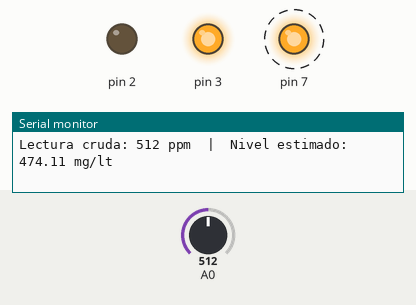
The sketch below on a simulated Arduino Uno, built with avr-gcc and run on an emulated ATmega328P. Shown: output pins drawn as LEDs (lit = HIGH), the last lines printed to the serial monitor. Dashed ring = blinking. The inputs (shaded band) are chosen by the test bench; at power-on: A0 = 512.

Above: at 1.9 s.
2.0 s: A0 set to 53
6.3 s: A0 set to 47
At 6.55 s:
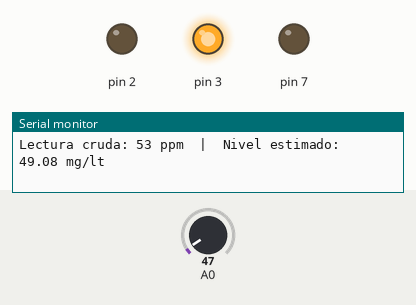
At 6.9 s:
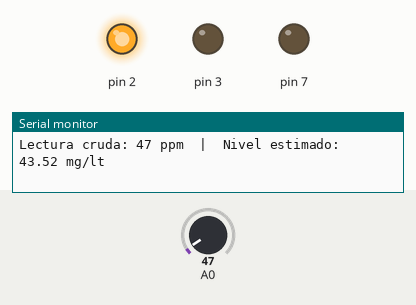
8.1 s: A0 set to 122
At 8.6 s:
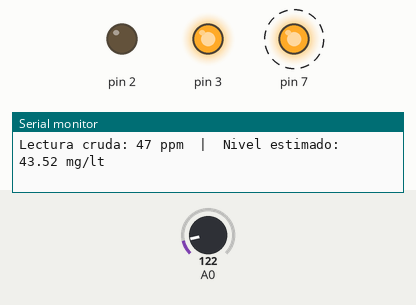
Timing chart, 0 to 18.4 s (numbered marks = the images above; inputs shaded):
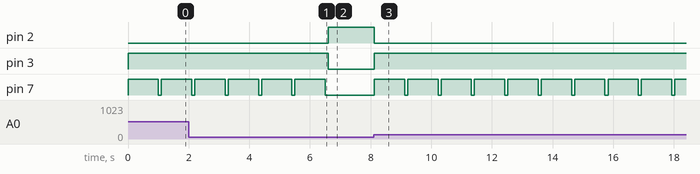

Measured:
- the behaviour switches between 50 and 49 on A0 (found by bisection; images 0 and 1)
- after the input at 6.3 s, pin 2: LOW → HIGH after 0.31 s; pin 3: HIGH → LOW after 0.31 s; pin 7: goes on until 6.5 s, then stays LOW
- after the input at 8.1 s, pin 2: HIGH → LOW at once; pin 3: LOW → HIGH at once; pin 7: alternates HIGH for 1.0 s and LOW for 0.10 s, starting at once
- by itself, pin 7: alternates HIGH for 1.0 s and LOW for 0.10 s

The sketch:

Alcoholimetro_1.ino
```cpp
int alcohol;
void setup() {
  Serial.begin(9600);
  pinMode(A0,INPUT);
  pinMode(2,OUTPUT);
  pinMode(3,OUTPUT);
  pinMode(7,OUTPUT);

}

void loop() {

   alcohol = analogRead(A0);//midel las ppm de un gas
   float Nivel_alcohol= 0.0;
   Nivel_alcohol = alcohol * 0.926; //fomrula

   if (alcohol>49){
    digitalWrite(2,LOW); //apaga led verde
    digitalWrite(3,HIGH); //enciende led rojo
    digitalWrite(7,HIGH); //enciende buzzer por 1s
    delay(1000);
    digitalWrite(7,LOW);//apaga buzzer
   }
   else{
    digitalWrite(2,HIGH);
    digitalWrite(3,LOW);
   }
  Serial.print("Lectura cruda: ");
  Serial.print(alcohol);
  Serial.print(" ppm  |  Nivel estimado: ");
  Serial.print(Nivel_alcohol);
  Serial.println(" mg/lt");

  delay(100);
}
```
